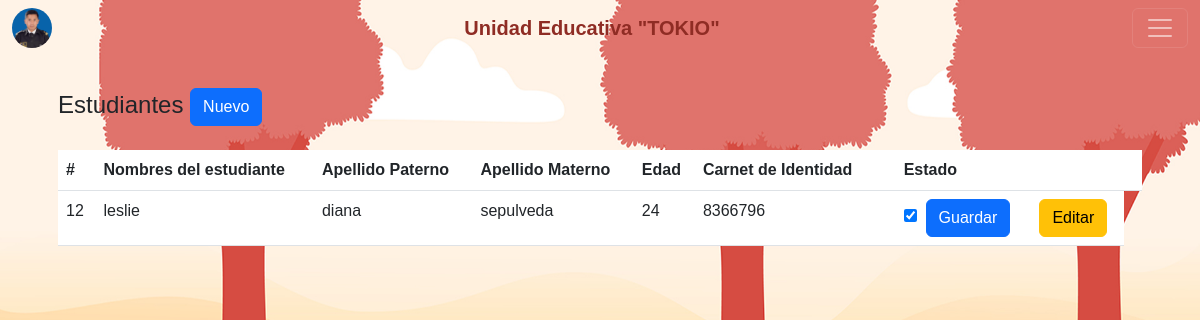
The app's page /index3.php with its own data.
### tables this page shows
CREATE TABLE `estudiante` (
  `id_estudiante` int(11) NOT NULL,
  `nombres` varchar(100) DEFAULT NULL,
  `ap_paterno` varchar(30) DEFAULT NULL,
  `ap_materno` varchar(30) DEFAULT NULL,
  `carnet` varchar(10) DEFAULT NULL,
  `edad` varchar(2) DEFAULT NULL,
  `direccion` varchar(70) DEFAULT NULL,
  `nacimiento` date DEFAULT NULL,
  `alergias` varchar(80) DEFAULT NULL,
  `estado` tinyint(4) DEFAULT NULL,
  `id_sexo` tinyint(4) DEFAULT NULL,
  `id_extension` tinyint(4) DEFAULT NULL,
  `id_sangre` tinyint(4) DEFAULT NULL,
  `id_curso` tinyint(4) DEFAULT NULL
);

### public/config/database.php (called while the page is built, shortened)
<?php
class Estudiante
{
    public function verEstudiantes()
    {
        $this->conn = new mysqli("localhost", "root", "", "escuelaa");
        $comando = $this->conn->prepare("SELECT id_estudiante, nombres, ap_paterno, ap_materno, edad, carnet, estado FROM estudiante");
        $comando->execute();
        $resultado = $comando->get_result();
        $estudiantes = $resultado->fetch_all(MYSQLI_ASSOC);
        return $estudiantes;
    }
}

### public/index3.php (the view, shortened to what this page needs)
<?php
require "../public/config/database.php";
$db = new Database();
$estudiante = new Estudiante($db);
$estudiantes = $estudiante->verEstudiantes();
?>
<!DOCTYPE html>
<html lang="es">
  <head>
    <link
      href="https://cdn.jsdelivr.net/npm/bootstrap@5.3.0-alpha3/dist/css/bootstrap.min.css"
      rel="stylesheet"
    />
    <link
      href="https://unpkg.com/boxicons@2.1.1/css/boxicons.min.css"
      rel="stylesheet"
    />
    <link rel="stylesheet" href="style.css" />
    </head>
  <body>
<nav class="navbar navbar-dark fixed-top">
  <div class="container-fluid">
    <button type="button" data-bs-toggle="modal" data-bs-target="#staticBackdrop" style="border: 0cm; background-color: transparent;">
      <a class="navbar-brand" href="#">
        <img src="./img/selor.jpeg" style="border-radius: 50%; height: 40px; width: 40px; object-fit: cover;">
      </a>
    </button>
        <a class="navbar-brand" href="#" style="color: #8f2c24;"
          ><strong> Unidad Educativa "TOKIO" </strong></a
        >
        <button
          class="navbar-toggler"
          type="button"
          data-bs-toggle="offcanvas"
          data-bs-target="#offcanvasDarkNavbar"
          aria-controls="offcanvasDarkNavbar"
          aria-label="Toggle navigation"
        >
          <span class="navbar-toggler-icon"></span>
        </button>
      </div>
    </nav>
    <br>
    <br>
    <br>
    <main class="container contenedor">
        <div class="p-3 rounded">
            <div class="row">
                <div class="col-12">
                    <h4>Estudiantes
                        <a href="./estudiantes/nuevo1.php" class="btn btn-primary float-right">Nuevo</a>
                    </h4>
                </div>
            </div>
            <div class="row py-3">
                <div class="col">
                    <?php if (!empty($estudiantes)) : ?>
                        <table class="table table-border">
                            <thead>
                                <tr>
                                    <th>#</th>
                                    <th>Nombres del estudiante</th>
                                    <th>Apellido Paterno</th>
                                    <th>Apellido Materno</th>
                                    <th>Edad</th>
                                    <th>Carnet de Identidad</th>
                                    <th></th>
                                    <th>Estado</th>
                                    <td></td>
                                    <td></td>
                                </tr>
                            </thead>
                            <tbody>
                                <?php foreach ($estudiantes as $estudiante) : ?>
                                    <tr>
                                        <td><?php echo $estudiante['id_estudiante']; ?></td>
                                        <td><?php echo $estudiante['nombres']; ?></td>
                                        <td><?php echo $estudiante['ap_paterno']; ?></td>
                                        <td><?php echo $estudiante['ap_materno']; ?></td>
                                        <td><?php echo $estudiante['edad']; ?></td>
                                        <td><?php echo $estudiante['carnet']; ?></td>
                                        <td>
                                        <td>
                                            <form action="./estudiantes/actuaestado1.php" method="POST" class="formEstado">
                                                <div class="custom-control custom-switch">
                                                    <input type="checkbox" class="custom-control-input estado-switch" id="onOffSwitch<?php echo $estudiante['id_estudiante']; ?>" name="estado" <?php echo ($estudiante['estado'] == 1) ? 'checked' : ''; ?>>
                                                    <button type="submit" class="btn btn-primary">Guardar</button>
                                                </div>
                                            </form>
                                        </td>
                                        </td>
                                        <td><a id="miEnlace" href="./estudiantes/editar1.php?id=<?php echo $estudiante['id_estudiante']; ?>" class="btn btn-warning" >Editar</a></td>
                                    </tr>
                                <?php endforeach; ?>
                            </tbody>
                        <?php else : ?>
                            <p>No se encontraron estudiantes registrados..</p>
                        <?php endif; ?>
                        </table>
                </div>
            </div>
        </div>
    </main>
    </body>
</html>

### public/style.css (style rules this page uses)
body { background-image: url("./img/bg.jpg"); background-repeat: no-repeat; background-size: 100% 100vh; background-position: center top; }
* { margin: 0; padding: 0; box-sizing: border-box; font-family: "Poppins", sans-serif; }

### records on screen
estudiante: id_estudiante "12", nombres "leslie", ap_paterno "diana", ap_materno "sepulveda", edad "24", carnet "8366796", estado "☑"
